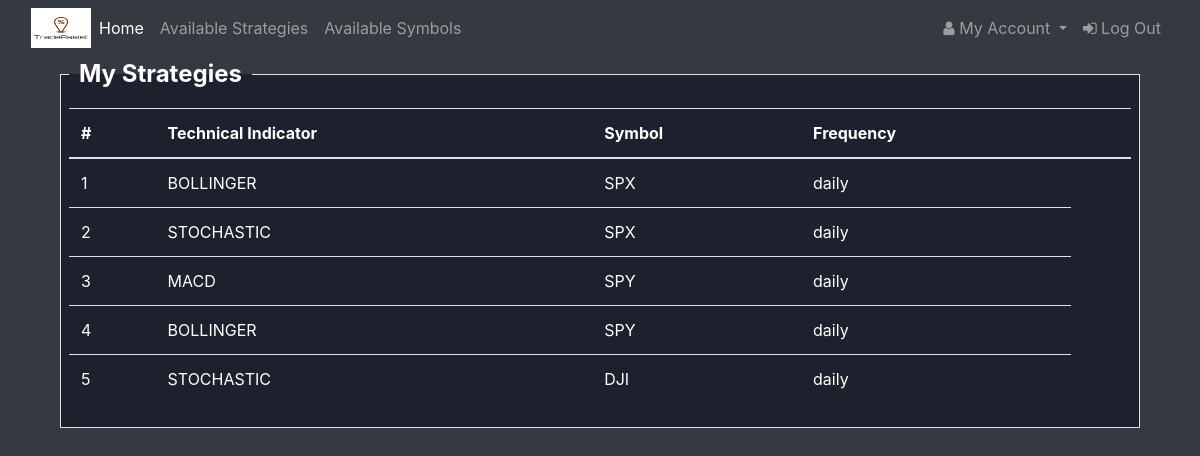
/account/ViewStrategies (signed in), run on the app's committed database.
### tables this page shows
CREATE TABLE STRATEGIES(
  id INTEGER PRIMARY KEY AUTOINCREMENT,
  api_ref TEXT NOT NULL,
  name TEXT NOT NULL
);

CREATE TABLE SYMBOLS (
  id INTEGER PRIMARY KEY AUTOINCREMENT,
  symbol TEXT NOT NULL,
  other_name TEXT
, full_symbol TEXT);

CREATE TABLE USER_STRATEGIES(
  id INTEGER PRIMARY KEY AUTOINCREMENT,
  user_id INTEGER,
  strat_id INTEGER,
  symbol_id INTEGER,
  last_check TIMESTAMP NOT NULL DEFAULT CURRENT_TIMESTAMP,
  interim TEXT NOT NULL
);

### app/routes/account.py (the view)
@bp.route('/ViewStrategies', methods=('GET', 'POST'))
def ViewStrategies():
	user = g.user
	if user is not None:
		strategies = DbConnection.getInstance().get_user_strategies(user)
		if strategies is not None:
			return render_template('user_strategies.html', strategies = strategies)
		else:
			flash('Please add some strategies in order to view them')
			return render_template('edit_strategies.html')
	else:
		flash('Please login to view strategies')
		return render_template('auth/login.html')

### app/modules/db.py (called while the page is built)
    @staticmethod
    def getInstance():
        if DbConnection.__instance == None:
            DbConnection()
        return DbConnection.__instance

    def get_user_by_id(self, id):
        user = self.db.execute(
            'SELECT * FROM user WHERE id = ?', (id,)
        ).fetchone()
        print(user)
        if user != None:
            user = {
                'username': user['username'],
                'email': user['email'],
                'id':user['id'],
                'password':user['password']
                }
        return(user)

    def get_user_strategies(self,user):
        info = self.db.execute(
            ("SELECT "
                "USER_STRATEGIES.id, STRATEGIES.name, SYMBOL.symbol, USER_STRATEGIES.interim "
                "from "
                "USER_STRATEGIES "
                "INNER JOIN STRATEGIES on STRATEGIES.id = USER_STRATEGIES.strat_id "
                "INNER JOIN SYMBOLS as SYMBOL on SYMBOL.id = USER_STRATEGIES.symbol_id "
                "WHERE USER_STRATEGIES.user_id = ?"), (user.id,)
            ).fetchall()
        return info

### app/routes/auth.py (called while the page is built)
@bp.before_app_request
def load_logged_in_user():
    user_id = session.get('user_id')
    print(user_id)
    if user_id is None:
        g.user = None
    else:
        g.user = User(DbConnection.getInstance().get_user_by_id(user_id))
        print(g.user.username)

### app/templates/user_strategies.html
{% extends "base.html" %}
{% block app_content %}
<div class = "container">
<fieldset class = "border p-2" style = "background-color:#1e212d;">
  <legend style="font-weight:bold;  width:inherit; padding:0 10px; border-bottom:none;">My Strategies</legend>
    <table class="table">
      <thead>
        <tr>
          <th scope="col">#</th>
          <th scope="col">Technical Indicator</th>
          <th scope="col">Symbol</th>
          <th scope="col">Frequency</th>
          <th scope="col"></th>
        </tr>
      </thead>
      <tbody>
        {% for idx in range(strategies|length) %}
          <tr>
            <td>{{idx+1}}</td>
            {% for k in ['name','symbol','interim'] %}
              <td>{{strategies[idx][k]}}</td>
            {% endfor %}
          </tr>
        {% endfor %}
      </tbody>
    </table>
  </fieldset>
</div>
{% endblock %}

### app/templates/base.html (shortened to what this page needs)
<!doctype html>
<head>
  <link rel="stylesheet" href="https://maxcdn.bootstrapcdn.com/bootstrap/4.0.0/css/bootstrap.min.css">
  <link href="https://stackpath.bootstrapcdn.com/font-awesome/4.7.0/css/font-awesome.min.css" rel="stylesheet">
  </head>
{% block navbar %}
<nav class="navbar navbar-expand-sm bg-dark navbar-dark">
  <div class="container-fluid">
  <ul class="navbar-nav">
    <li class = "nav-item"><a class="nav-brand" href="#"><img src = '../static/img/logo.png' style = "width: 60px;height: 40px"></a></li>
    <li class="nav-item active"><a class = "nav-link" href="/">Home</a></li>
    <li class="nav-item"> <a a class = "nav-link" href="/info/AllStrategies">Available Strategies</a> </li>
    <li class="nav-item"> <a a class = "nav-link" href="/info/AllSymbols">Available Symbols</a> </li>
  </ul>
  <ul class="navbar-nav navbar-right">
    {% if g.user %}
      <li class="nav-item dropdown">
        <a class="nav-link dropdown-toggle" href="#" id="navbarDropdown" role="button" data-toggle="dropdown" aria-haspopup="true" aria-expanded="false">
          <i class="fa fa-user"></i> My Account
        </a>
      </li>
      <li class="nav-item"><a class = "nav-link" href="{{ url_for('auth.logout') }}"><i class="fa fa-sign-in"></i> Log Out</a></li>
    {% else %}
      <li class="nav-item"> <a  class = "nav-link" href="/auth/register"> <span class="glyphicon glyphicon-user"></span> Sign Up</a></li>
      <li class="nav-item"><a  class = "nav-link" href="/auth/login"> <span class="glyphicon glyphicon-log-in"></span> Login</a></li>
    {% endif %}
  </ul>
</div>
</nav>
    <div class="container" id = "messages">
        {% block app_content %}{% endblock %}
    </div>
{% endblock %}

### data on the page
STRATEGIES: name "BOLLINGER" "BOLLINGER"
SYMBOLS: symbol "SPX" "SPX"
USER_STRATEGIES: interim "daily"
STRATEGIES: name "STOCHASTIC" "STOCHASTIC"
USER_STRATEGIES: interim "daily"
STRATEGIES: name "MACD"
SYMBOLS: symbol "SPY" "SPY"
USER_STRATEGIES: interim "daily"
USER_STRATEGIES: interim "daily"
SYMBOLS: symbol "DJI"
USER_STRATEGIES: interim "daily"

### other printed values
{{ idx+1 }} "1" "2" "3" "4" "5"
